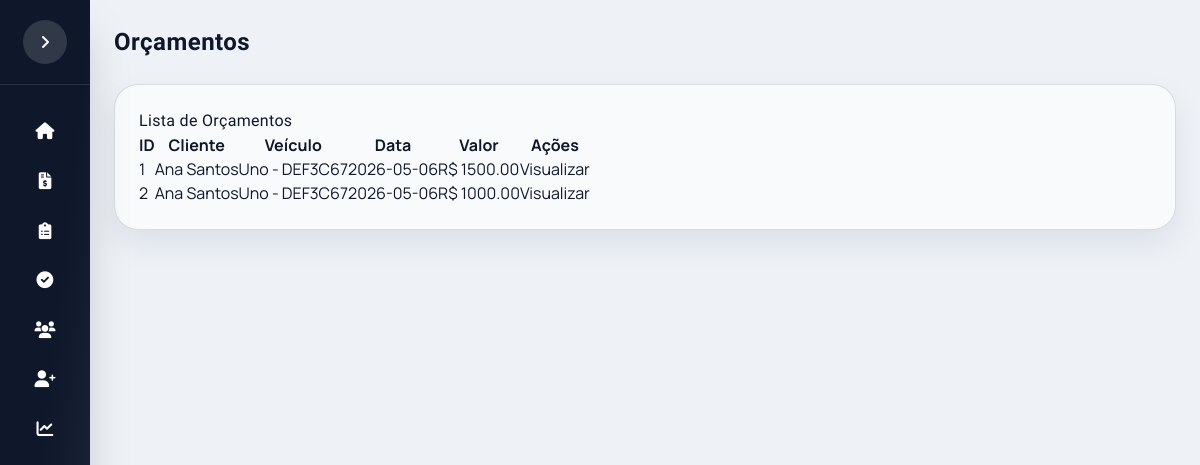
The app's page /orcamentos, older data.
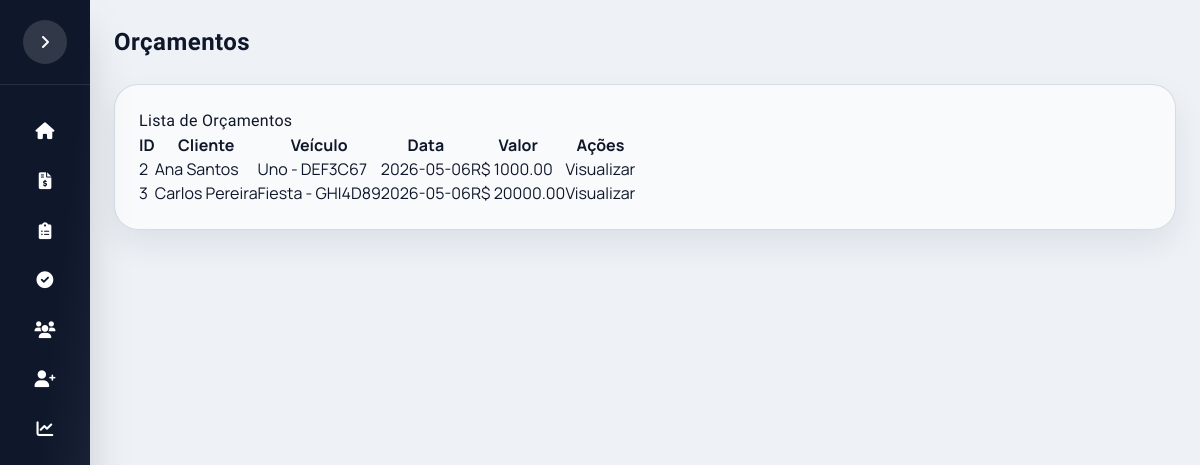
The same page, newer data.
### app/models.py (models this page shows)
class Orcamento(db.Model):
    __tablename__ = "orcamento"
    id_orcamento = db.Column(db.Integer, primary_key=True, autoincrement=True)
    id_veiculo = db.Column(db.Integer, db.ForeignKey("veiculos.id_veiculo"), nullable=False)
    dat_orcamento = db.Column(db.Date, nullable=False)
    bool_original = db.Column(db.Boolean, default=False)
    bool_logo_prensada = db.Column(db.Boolean, default=False)
    banco_motorista = db.Column(db.Boolean, default=False)
    banco_passageiro = db.Column(db.Boolean, default=False)
    banco_traseiro = db.Column(db.Boolean, default=False)
    qtd_bancos = db.Column(db.Integer, default=0)
    qtd_apoio_cabeca = db.Column(db.Integer, default=0)
    bool_espuma = db.Column(db.Boolean, default=False)
    valor = db.Column(db.Numeric(10,2), nullable=False)
    obs = db.Column(db.Text)
    pedidos = db.relationship("Pedido", backref="orcamento", lazy=True)
    tecidos = db.relationship("OrcamentoTecido")
    costuras = db.relationship("OrcamentoCostura")
    cores = db.relationship("OrcamentoCor")
    espumas = db.relationship("OrcamentoEspuma")

class Cliente(db.Model):
    __tablename__ = "clientes"
    id_cliente = db.Column(db.Integer, primary_key=True, autoincrement=True)
    cod_cliente = db.Column(db.String(20), unique=True, nullable=False)
    nome = db.Column(db.String(120), nullable=False)
    cliente_ativo = db.Column(db.Integer, default=1)
    telefones = db.relationship("TelefoneCliente", backref="cliente", lazy=True, cascade="all, delete-orphan")
    emails = db.relationship("EmailCliente", backref="cliente", lazy=True, cascade="all, delete-orphan")
    enderecos = db.relationship("EnderecoCliente", backref="cliente", lazy=True, cascade="all, delete-orphan")
    veiculos = db.relationship("Veiculo", backref="cliente", lazy=True, cascade="all, delete-orphan")

class Veiculo(db.Model):
    __tablename__ = "veiculos"
    id_veiculo = db.Column(db.Integer, primary_key=True, autoincrement=True)
    id_cliente = db.Column(db.Integer, db.ForeignKey("clientes.id_cliente"), nullable=False)
    veiculo_ativo = db.Column(db.Integer, default=1)
    placa = db.Column(db.String(7), unique=True, nullable=False)
    marca = db.Column(db.String(50), nullable=False)
    modelo = db.Column(db.String(80), nullable=False)
    ano = db.Column(db.Integer)
    cor = db.Column(db.String(30))
    orcamentos = db.relationship("Orcamento", backref="veiculo", lazy=True)

### app/routes.py (the view)
@main.route("/orcamentos")
def lista_orcamentos():
    page = request.args.get("page", 1, type=int)
    per_page = request.args.get("per_page", 10, type=int)
    per_page = max(1, min(per_page, 10000))
    if request.args.get("all") == "1":
        query = Orcamento.query.order_by(Orcamento.dat_orcamento.desc())
    else:
        query = (
            Orcamento.query
            .outerjoin(Pedido, Pedido.id_orcamento == Orcamento.id_orcamento)
            .filter(Pedido.id_pedido == None)
            .order_by(Orcamento.dat_orcamento.desc())
        )
    pagination = query.paginate(page=page, per_page=per_page, error_out=False)
    base = query.order_by(None)
    valor_total = float(base.with_entities(func.coalesce(func.sum(Orcamento.valor), 0.0)).scalar() or 0.0)
    hoje = datetime.today().date()
    mes_inicio = datetime(hoje.year, hoje.month, 1).date()
    if hoje.month == 12:
        mes_fim = datetime(hoje.year + 1, 1, 1).date()
    else:
        mes_fim = datetime(hoje.year, hoje.month + 1, 1).date()
    orcamentos_mes = (
        base
        .filter(Orcamento.dat_orcamento >= mes_inicio)
        .filter(Orcamento.dat_orcamento < mes_fim)
        .count()
    )
    total_orcamentos = int(pagination.total or 0)
    ticket_medio = (valor_total / total_orcamentos) if total_orcamentos else 0.0
    return render_template(
        "lista_orcamentos.html",
        orcamentos=pagination.items,
        pagination=pagination,
        stats={
            "total_orcamentos": total_orcamentos,
            "orcamentos_mes": int(orcamentos_mes or 0),
            "ticket_medio": float(ticket_medio),
            "valor_total": float(valor_total),
        }
    )

### templates/lista_orcamentos.html (shortened to what this page needs)
{% extends "base.html" %}
{% block page_title %}
Orçamentos
{% endblock %}
{% block content %}
<h2>Lista de Orçamentos</h2>
<table>
<tr>
<th>ID</th>
<th>Cliente</th>
<th>Veículo</th>
<th>Data</th>
<th>Valor</th>
<th>Ações</th>
</tr>
{% for orcamento in orcamentos %}
<tr>
<td>{{ orcamento.id_orcamento }}</td>
<td>{{ orcamento.veiculo.cliente.nome }}</td>
<td>{{ orcamento.veiculo.modelo }} - {{ orcamento.veiculo.placa }}</td>
<td>{{ orcamento.dat_orcamento }}</td>
<td>R$ {{ orcamento.valor }}</td>
<td>
<a href="{{ url_for('main.visualizar_orcamento', id_orcamento=orcamento.id_orcamento) }}">
<button>Visualizar</button>
</a>
</td>
</tr>
{% endfor %}
</table>
{% endblock %}

### templates/base.html (shortened to what this page needs)
<!DOCTYPE html>
<html lang="pt-br">
<head>
    <script src="https://cdn.tailwindcss.com"></script>
    <link rel="stylesheet" href="https://cdnjs.cloudflare.com/ajax/libs/font-awesome/6.0.0-beta3/css/all.min.css">
    <link rel="stylesheet" href="{{ url_for('static', filename='css/estilo.css') }}">
</head>
<body>
<div class="app-shell">
    <aside id="sidebar" class="sidebar collapsed bg-gradient-to-br from-slate-900 via-slate-900 to-slate-800 text-white flex flex-col shadow-2xl z-10">
        <div class="sidebar-header p-5 border-b border-white/10 flex items-center justify-between gap-3">
            <button id="sidebarCollapse" type="button" class="sidebar-toggle" aria-label="Abrir menu">
                <i class="fas fa-angle-right"></i>
            </button>
        </div>
        <div class="flex-1 py-6 px-4 space-y-1 sidebar-menu">
            <a href="{{ url_for('main.home') }}" class="menu-item w-full text-left rounded-xl flex items-center gap-3 hover:bg-white/10 transition-all">
                <i class="fas fa-home w-5"></i> <span class="nav-label">Home</span>
            </a>
            <a href="{{ url_for('main.lista_orcamentos') }}" class="menu-item w-full text-left rounded-xl flex items-center gap-3 hover:bg-white/10 transition-all">
                <i class="fas fa-file-invoice-dollar w-5"></i> <span class="nav-label">Orçamentos</span>
            </a>
            <a href="{{ url_for('main.lista_pedidos') }}" class="menu-item w-full text-left rounded-xl flex items-center gap-3 hover:bg-white/10 transition-all">
                <i class="fas fa-clipboard-list w-5"></i> <span class="nav-label">Pedidos</span>
            </a>
            <a href="{{ url_for('main.pedidos_concluidos') }}" class="menu-item w-full text-left rounded-xl flex items-center gap-3 hover:bg-white/10 transition-all">
                <i class="fas fa-check-circle w-5"></i> <span class="nav-label">Concluídos</span>
            </a>
            <a href="{{ url_for('main.listar_clientes') }}" class="menu-item w-full text-left rounded-xl flex items-center gap-3 hover:bg-white/10 transition-all">
                <i class="fas fa-users w-5"></i> <span class="nav-label">Lista de Clientes</span>
            </a>
            <a href="{{ url_for('main.cadastrar_cliente') }}" class="menu-item w-full text-left rounded-xl flex items-center gap-3 hover:bg-white/10 transition-all">
                <i class="fas fa-user-plus w-5"></i> <span class="nav-label">Novo Cliente</span>
            </a>
            <a href="{{ url_for('main.dashboard') }}" class="menu-item">
                <i class="fas fa-chart-line"></i> <span class="nav-label">Dashboard</span>
            </a>
        </div>
    </aside>
    <main class="content-area">
        <div class="w-full">
            <div class="topbar">
                <div class="flex items-center gap-3">
                    <div>
                        <div id="pageTitle" class="topbar-title title-font">{% block page_title %}Sistema{% endblock %}</div>
                    </div>
                </div>
            </div>
            <div class="screen">
                {% block content %}
                {% endblock %}
            </div>
        </div>
    </main>
</div>
</body>
</html>

### static/css/estilo.css (style rules this page uses)
:root { --brand-red: #e11d2e; --brand-red-dark: #b91c1c; --brand-blue: #1e3a8a; --ink: #0f172a; --muted: #475569; --panel: #f8fafc; --line: #e2e8f0; --accent: #10b981; --primary: #4f46e5; --primary-dark: #4338ca; --primary-light: #818cf8; --success: #10b981; --warning: #f59e0b; --danger: #ef4444; --info: #3b82f6; --sidebar-width: 280px; --sidebar-collapsed: 90px; --radius-card: 1.25rem; --radius-lg: 1rem; --radius-md: 0.75rem; --shadow-sm: 0 1px 2px 0 rgb(0 0 0 / 0.05); --shadow-md: 0 4px 6px -1px rgb(0 0 0 / 0.1); --shadow-lg: 0 10px 15px -3px rgb(0 0 0 / 0.1); --shadow-xl: 0 20px 25px -5px rgb(0 0 0 / 0.1); }
* { margin: 0; padding: 0; box-sizing: border-box; }
body { background: radial-gradient(circle at top, #e2e8f0 0%, #cbd5e1 55%, #e2e8f0 100%); font-family: 'Manrope', system-ui, sans-serif; color: var(--ink); min-height: 100vh; overflow-x: hidden; }
h1, h2, h3, .title-font { font-family: 'Barlow Condensed', 'Manrope', system-ui, sans-serif; letter-spacing: 0.02em; }
.app-shell { display: flex; min-height: 100vh; background: #eef2f7; }
.sidebar { width: var(--sidebar-width); transition: width 0.25s ease, transform 0.25s ease; position: fixed; height: 100vh; z-index: 10; overflow: hidden; }
.sidebar.collapsed { width: var(--sidebar-collapsed); }
.sidebar.collapsed .sidebar-header { justify-content: center; }
.sidebar.collapsed .menu-item { justify-content: center; padding-left: 0; padding-right: 0; padding-top: 0.9rem; padding-bottom: 0.9rem; border-radius: 0.85rem; }
.sidebar.collapsed .menu-item i { margin: 0; }
.sidebar.collapsed ~ .content-area { margin-left: var(--sidebar-collapsed); }
.sidebar-header { display: flex; align-items: center; justify-content: space-between; gap: 1rem; padding: 1.5rem; border-bottom: 1px solid rgba(255,255,255,0.1); }
.menu-item { text-decoration: none; color: inherit; display: flex; align-items: center; justify-content: flex-start; gap: 1rem; padding: 0.75rem 1.2rem; border-radius: 0.75rem; transition: all 0.2s; }
.menu-item i { width: 1.4rem; text-align: center; font-size: 1.05rem; }
.sidebar-toggle { width: 44px; height: 44px; border-radius: 999px; display: inline-flex; align-items: center; justify-content: center; background: rgba(255,255,255,0.14); transition: all 0.2s; flex-shrink: 0; cursor: pointer; border: none; color: white; }
.content-area { flex: 1; overflow-y: auto; padding: 1.5rem; margin-left: var(--sidebar-width); transition: margin-left 0.25s ease; display: flex; flex-direction: column; }
.topbar { display: flex; align-items: center; justify-content: space-between; gap: 1rem; margin-bottom: 1.5rem; }
.topbar-title { font-size: 1.5rem; font-weight: 700; color: #0f172a; }
.screen { background: rgba(255,255,255,0.6); border: 1px solid rgba(148,163,184,0.35); border-radius: 1.5rem; padding: 1.5rem; box-shadow: 0 14px 32px rgba(15,23,42,0.08); width: 100%; flex: 1; }

Row changes from the older to the newer data that the page shows:
no longer on this page (row unchanged): Orcamento: id_orcamento "1", veiculo.cliente.nome "Ana Santos", veiculo.modelo "Uno", veiculo.placa "DEF3C67", dat_orcamento "2026-05-06", valor "1500.00"
added Orcamento: id_orcamento "3", veiculo.cliente.nome "Carlos Pereira", veiculo.modelo "Fiesta", veiculo.placa "GHI4D89", dat_orcamento "2026-05-06", valor "20000.00"
